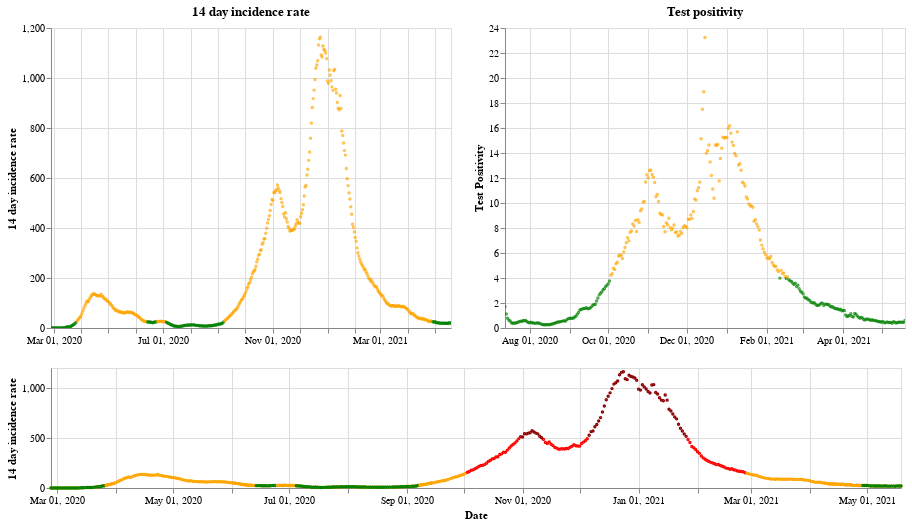

Here is the notebook cell this chart was saved with:
### Markdown cell above
## Wales

### Code cell
plot_traffic_light('Wales')

### Figure 1 — Vega-Lite specification as saved in the notebook (floating-point values rounded to 4 significant figures; data arrays with more than 128 entries replaced by an {"elided": "..."} marker saying what was removed)
{"config": {"view": {"continuousWidth": 400, "continuousHeight": 300}}, "vconcat": [{"hconcat": [{"mark": {"type": "point", "size": 2}, "encoding": {"color": {"condition": {"value": "green", "test": "(datum.twoWeeklyCasesRate <= 25)"}, "value": "orange"}, "tooltip": [{"type": "nominal", "field": "areaName"}, {"type": "temporal", "field": "date"}, {"type": "quantitative", "field": "twoWeeklyCasesRate"}, {"type": "quantitative", "field": "testPositivity"}], "x": {"type": "temporal", "axis": {"title": ""}, "field": "date", "scale": {"domain": {"selection": "DateBrush"}}, "timeUnit": "yearmonthdate"}, "y": {"type": "quantitative", "axis": {"title": "14 day incidence rate"}, "field": "twoWeeklyCasesRate"}}, "title": "14 day incidence rate", "width": 400}, {"mark": {"type": "point", "size": 2}, "encoding": {"color": {"condition": {"value": "green", "test": "(datum.testPositivity <= 4)"}, "value": "orange"}, "tooltip": [{"type": "nominal", "field": "areaName"}, {"type": "temporal", "field": "date"}, {"type": "quantitative", "field": "twoWeeklyCasesRate"}, {"type": "quantitative", "field": "testPositivity"}], "x": {"type": "temporal", "axis": {"title": ""}, "field": "date", "scale": {"domain": {"selection": "DateBrush"}}, "timeUnit": "yearmonthdate"}, "y": {"type": "quantitative", "axis": {"title": "Test Positivity"}, "field": "testPositivity"}}, "title": "Test positivity", "width": 400}]}, {"layer": [{"mark": {"type": "point", "size": 2}, "encoding": {"color": {"condition": {"value": "orange", "test": "((50 && datum.twoWeeklyCasesRate) < 150)"}, "value": "red"}, "opacity": {"condition": {"value": 1, "test": "((50 && datum.twoWeeklyCasesRate) < 500)"}, "value": 0}, "tooltip": [{"type": "nominal", "field": "areaName"}, {"type": "temporal", "field": "date"}, {"type": "quantitative", "field": "twoWeeklyCasesRate"}, {"type": "quantitative", "field": "testPositivity"}], "x": {"type": "temporal", "axis": {"title": "Date"}, "field": "date", "timeUnit": "yearmonthdate"}, "y": {"type": "quantitative", "axis": {"title": "14 day incidence rate"}, "field": "twoWeeklyCasesRate"}}, "selection": {"DateBrush": {"type": "interval", "encodings": ["x"], "fields": ["Time"]}}, "width": 850}, {"mark": {"type": "point", "size": 2}, "encoding": {"color": {"value": "darkred"}, "opacity": {"condition": {"value": 1, "test": "(datum.twoWeeklyCasesRate >= 500)"}, "value": 0}, "tooltip": [{"type": "nominal", "field": "areaName"}, {"type": "temporal", "field": "date"}, {"type": "quantitative", "field": "twoWeeklyCasesRate"}, {"type": "quantitative", "field": "testPositivity"}], "x": {"type": "temporal", "axis": {"title": "Date"}, "field": "date", "timeUnit": "yearmonthdate"}, "y": {"type": "quantitative", "axis": {"title": "14 day incidence rate"}, "field": "twoWeeklyCasesRate"}}, "width": 400}, {"mark": {"type": "point", "size": 2}, "encoding": {"color": {"condition": {"value": "green", "test": "((4 && datum.twoWeeklyCasesRate) < 25)"}, "value": "orange"}, "opacity": {"condition": {"value": 1, "test": "(datum.twoWeeklyCasesRate < 50)"}, "value": 0}, "tooltip": [{"type": "nominal", "field": "areaName"}, {"type": "temporal", "field": "date"}, {"type": "quantitative", "field": "twoWeeklyCasesRate"}, {"type": "quantitative", "field": "testPositivity"}], "x": {"type": "temporal", "axis": {"title": "Date"}, "field": "date", "timeUnit": "yearmonthdate"}, "y": {"type": "quantitative", "axis": {"title": "14 day incidence rate"}, "field": "twoWeeklyCasesRate"}}, "width": 400}], "height": 120, "width": 800}], "data": {"name": "data-4212c8e90294095252eb6e2abf0ea868"}, "$schema": "https://vega.github.io/schema/vega-lite/v4.8.1.json", "datasets": {"data-4212c8e90294095252eb6e2abf0ea868": {"elided": "448 records"}}}
